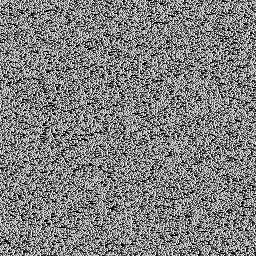
#> input picture key_image.png, 256 x 256 px, given in place of bit-256-x-256-Grayscale-Lena-Image.png, which was not available
$ python RNACoding.py
#> lines starting #> are read from the running program, lines starting #| are printed output that depends on the picture; pictures that were not available may be replaced by others from this repository, and a replacement may not be noted
import numpy as np
from PIL import Image
import hashlib
import cv2
import math

# Paths
plain_image_path = r"C:\Users\KAIFA\Pictures\bit-256-x-256-Grayscale-Lena-Image.png"
key_image_path = "key_image.png"
revealed_share_image_path = r"D:\Python practice\Proposed Method\Colour_LSB_Chaotic_shares\recovered_secret.png"
p = 0.3
mu = 3.99999999

def load_image(filepath):
    """Loads an image in grayscale mode."""
    image = cv2.imread(filepath, cv2.IMREAD_GRAYSCALE)
#> image is the input picture: shape (256, 256); min 0, max 255, mean 127.5
    if image is None:
        raise ValueError(f"Error: Could not load image from {filepath}")
    print(f"Loaded image '{filepath}' with shape {image.shape} and dtype {image.dtype}")
#| Loaded image 'C:\Users\KAIFA\Pictures\bit-256-x-256-Grayscale-Lena-Image.png' with shape (256, 256) and dtype uint8
    return image

def save_image(image, filepath):
    """Saves a numpy array as an image."""
    Image.fromarray(image).save(filepath)

def rotate_image(image):
    """Rotates the image by 90 degrees anticlockwise."""
    return np.rot90(image, k=1)

def rotate_image_clockwise(image):
    """Rotates the image by 90 degrees clockwise."""
    return np.rot90(image, k=-1)

def generate_x0(image_path):
    """Generate the initial value x0 for a chaotic map using the first 32 bits of an MD5 hash."""
    with open(image_path, 'rb') as f:
        md5_hash = hashlib.md5(f.read()).digest()  # Get 16-byte binary hash
    d1, d2, d3, d4 = md5_hash[:4]  # Each is a single byte (8 bits)
    print(f"d1: {d1} ({hex(d1)})")
    print(f"d2: {d2} ({hex(d2)})")
    print(f"d3: {d3} ({hex(d3)})")
    print(f"d4: {d4} ({hex(d4)})")
    x0 = ((d1 ^ d2 ^ d3 ^ d4) % 256) / 255  # Equation 3
    if x0 == 0 or x0 == 1:
        raise ValueError("Generated x0 is 0 or 1. Repeat the process using Eq. (3).")
    return x0

def chaotic_map(x, p):
    if 0 < x < p:
        return x / p
    elif p <= x < 0.5:
        return (x - p) / (0.5 - p)
    elif 0.5 <= x < 1:
        return chaotic_map(1 - x, p)

def generate_chaotic_sequence(length, p, x0):
    """Generates a chaotic sequence using Equation 1."""
    sequence = []
    x = x0
    for _ in range(length):
        x = chaotic_map(x, p)
        sequence.append(x)
    return np.array(sequence)

def generate_key_image(plain_image, chaotic_sequence):
    """Generates the key image using chaotic sequences."""
    rows, cols = plain_image.shape
    key_pixels = np.floor((chaotic_sequence * 256)).astype(np.uint8)  # Apply Equation 4
    scaled_sequence = np.floor(chaotic_sequence * 256)
    for i in range(min(3, len(chaotic_sequence))):
        print(f"chaotic_sequence[{i}] = {chaotic_sequence[i]}")
        print(f"key_pixel = floor({chaotic_sequence[i]} * 256) = floor({chaotic_sequence[i] * 256}) = {scaled_sequence[i]}\n")
    key_image = key_pixels.reshape((rows, cols))
    print("Generated Key Image Array:")
    print(key_image)
    save_image(key_image, key_image_path)
    return key_image

def logistic_map(x0, mu, n_iter):
    """Generates a sequence using the logistic map (Equation (2))."""
    sequence = [x0]
    x = x0
    for _ in range(n_iter):
        x = mu * x * (1 - x)
        sequence.append(x)
    return sequence

def decide_rna_rule(sequence):
    """Decides RNA rule based on Equation (5): Rule = floor(x * 8) + 1."""
    return [int(np.floor(x * 8)) + 1 for x in sequence]

# RNA Rules Table (replacing T with U)
rna_rules_table = {
    'Rule1': {'00': 'A', '01': 'C', '10': 'G', '11': 'U'},
    'Rule2': {'00': 'A', '01': 'G', '10': 'C', '11': 'U'},
    'Rule3': {'00': 'U', '01': 'C', '10': 'G', '11': 'A'},
    'Rule4': {'00': 'U', '01': 'G', '10': 'C', '11': 'A'},
    'Rule5': {'00': 'C', '01': 'A', '10': 'U', '11': 'G'},
    'Rule6': {'00': 'C', '01': 'U', '10': 'A', '11': 'G'},
    'Rule7': {'00': 'G', '01': 'A', '10': 'U', '11': 'C'},
    'Rule8': {'00': 'G', '01': 'U', '10': 'A', '11': 'C'}
}

# RNA Operation Tables (replacing T with U)
xor_table = {
    'A': {'A': 'A', 'C': 'C', 'U': 'U', 'G': 'G'},
    'U': {'A': 'U', 'C': 'G', 'U': 'A', 'G': 'C'},
    'C': {'A': 'C', 'C': 'A', 'U': 'G', 'G': 'U'},
    'G': {'A': 'G', 'C': 'U', 'U': 'C', 'G': 'A'}
}

add_table = {
    'A': {'A': 'C', 'C': 'A', 'U': 'G', 'G': 'U'},
    'U': {'A': 'G', 'C': 'U', 'U': 'C', 'G': 'A'},
    'C': {'A': 'A', 'C': 'C', 'U': 'U', 'G': 'G'},
    'G': {'A': 'U', 'C': 'G', 'U': 'A', 'G': 'C'}
}

sub_table = {
    'A': {'A': 'C', 'C': 'G', 'U': 'A', 'G': 'U'},
    'U': {'A': 'G', 'C': 'U', 'U': 'C', 'G': 'A'},
    'C': {'A': 'A', 'C': 'C', 'U': 'U', 'G': 'G'},
    'G': {'A': 'U', 'C': 'A', 'U': 'G', 'G': 'C'}
}

reverse_sub_table = {
    'A': {'A': 'C', 'C': 'G', 'U': 'A', 'G': 'U'},
    'U': {'A': 'G', 'C': 'U', 'U': 'C', 'G': 'A'},
    'C': {'A': 'A', 'C': 'C', 'U': 'U', 'G': 'G'},
    'G': {'A': 'U', 'C': 'A', 'U': 'G', 'G': 'C'}
}

def rna_encode_image(image, sequence, rules_table):
    """Encodes an image into RNA using row-specific rules."""
    M, N = image.shape
    encoded_image = np.zeros((4, M, N), dtype='<U1')
    rules = decide_rna_rule(sequence)
    max_rows_to_print = 3
    max_cols_to_print = 3
    for row in range(M):
        rule_name = f"Rule{rules[row]}"
        sequence_value = sequence[row]
        for col in range(N):
            pixel = image[row, col]
            binary_pixel = f"{pixel:08b}"
            rna_bases = [rules_table[rule_name][binary_pixel[i:i+2]] for i in range(0, 8, 2)]
            encoded_image[:, row, col] = rna_bases
            if row < max_rows_to_print and col < max_cols_to_print:
                print(f"Row {row}, Col {col}: Pixel = {pixel}, Binary = {binary_pixel}, RNA Bases = {rna_bases}, Sequence Value = {sequence_value}, Rule = {rule_name}")
    return encoded_image

def rna_decode_image(encoded_image, sequence, rules_table):
    """Decodes an RNA-encoded image back to grayscale."""
    M, N = encoded_image.shape[1:]
    decoded_image = np.zeros((M, N), dtype=np.uint8)
    rules = decide_rna_rule(sequence)
    max_rows_to_print = 3
    max_cols_to_print = 3
    for row in range(M):
        rule_name = f"Rule{rules[row]}"
        reverse_rule = {v: k for k, v in rules_table[rule_name].items()}
        for col in range(N):
            rna_bases = encoded_image[:, row, col]
            binary_pixel = ''.join(reverse_rule[base] for base in rna_bases)
            decoded_image[row, col] = int(binary_pixel, 2)
            if row < max_rows_to_print and col < max_cols_to_print:
                print(f"Row {row}, Col {col}: RNA Bases = {rna_bases}, Binary = {binary_pixel}, Decoded Pixel = {decoded_image[row, col]}, Rule = {rule_name}")
    return decoded_image

def rna_operations(encoded_plain, encoded_key, sequence, xor_table, add_table, sub_table):
    """Performs RNA operations row by row."""
    rows, cols = encoded_plain.shape[1:]
    result_image = np.zeros_like(encoded_plain)
    max_rows_to_print = 10
    max_cols_to_print = 10
    for row in range(rows):
        operation = math.floor(sequence[row] * 3) + 1
        for col in range(cols):
            plain_rna = encoded_plain[:, row, col]
            key_rna = encoded_key[:, row, col]
            if operation == 1:  # XOR
                result_image[:, row, col] = [xor_table[p][k] for p, k in zip(plain_rna, key_rna)]
                op_type = "XOR"
            elif operation == 2:  # Addition
                result_image[:, row, col] = [add_table[p][k] for p, k in zip(plain_rna, key_rna)]
                op_type = "Addition"
            elif operation == 3:  # Subtraction
                result_image[:, row, col] = [sub_table[p][k] for p, k in zip(plain_rna, key_rna)]
                op_type = "Subtraction"
            if row < max_rows_to_print and col < max_cols_to_print:
                print(f"Row {row}, Col {col}: Plain RNA = {plain_rna}, Key RNA = {key_rna}, Operation = {op_type}")
                print(f"Resulting RNA: {result_image[:, row, col]}")
    return result_image

# Main Execution
plain_image = load_image(plain_image_path)
rows, cols = plain_image.shape
#> rows = 256; cols = 256
print(f"Value of plain image:\n{plain_image[:4,:4]}")
#| Value of plain image:
#| [[240  50 167  59]
#|  [238  57 191 215]
#|  [157 107 152 135]
#|  [189 220 117 201]]
x0 = generate_x0(plain_image_path)
chaotic_sequence = generate_chaotic_sequence(rows * cols, p, x0)
print("Generated Chaotic Sequence:")
print(chaotic_sequence)
#> (printed output is left out)
key_image = generate_key_image(plain_image, chaotic_sequence)
#> (printed output is left out)
#> in save_image, `Image.fromarray(image).save(filepath)`:
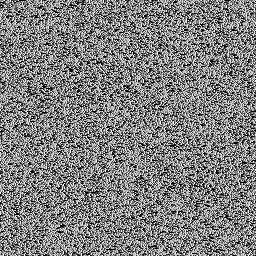
#> saved as key_image.png: PIL image 256x256 L; min 0, max 255, mean 127.7
print(f"Pixel value of key Image:\n{key_image[:4, :4]}")
#| Pixel value of key Image:
#| [[158 105 143 180]
#|  [114 186 230  84]
#|  [  0   0   3  10]
#|  [ 69 231  81  24]]
logistic_sequence = logistic_map(x0, mu, plain_image.shape[0])

# RNA Encoding and Operations
encoded_image = rna_encode_image(plain_image, logistic_sequence, rna_rules_table)
rna_key = rna_encode_image(key_image, logistic_sequence, rna_rules_table)
intermediate_image = rna_operations(encoded_image, rna_key, logistic_sequence, xor_table, add_table, sub_table)
decoded_intermediate_image = rna_decode_image(intermediate_image, logistic_sequence, rna_rules_table)
#> after the loop in rna_decode_image, `for row in range(M):`:
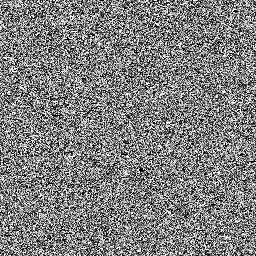
#> decoded_image: shape (256, 256); min 0, max 255, mean 127.4
rotated_intermediate_image = rotate_image(decoded_intermediate_image)
#> in rotate_image, `return np.rot90(image, k=1)`:
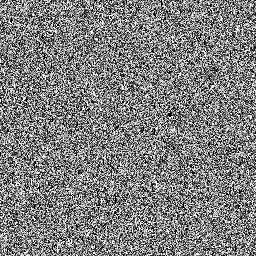
#> returned value: shape (256, 256); min 0, max 255, mean 127.4
rotate_encoded = rna_encode_image(rotated_intermediate_image, logistic_sequence, rna_rules_table)
rotated_encoded_operation = rna_operations(rotate_encoded, rna_key, logistic_sequence, xor_table, add_table, sub_table)
decoded_rotated_encoded_operation = rna_decode_image(rotated_encoded_operation, logistic_sequence, rna_rules_table)
#> after the loop in rna_decode_image (call 2), `for row in range(M):`:
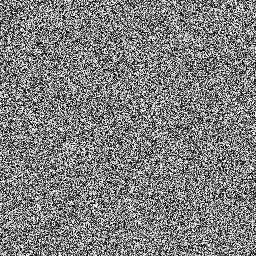
#> decoded_image: shape (256, 256); min 0, max 255, mean 127
save_image(decoded_rotated_encoded_operation, "dencoded_Intermediate_image.png")  # Scrambled image
#Decryption
reverse_encode = rna_encode_image(decoded_rotated_encoded_operation, logistic_sequence, rna_rules_table)
reverse_operation = rna_operations(reverse_encode, rna_key, logistic_sequence, xor_table, add_table, reverse_sub_table)
reverse_decode = rna_decode_image(reverse_operation, logistic_sequence, rna_rules_table)
reverse_rotate_image = rotate_image_clockwise(reverse_decode)
encode_intermediate_image = rna_encode_image(reverse_rotate_image, logistic_sequence, rna_rules_table)
intermediate_image_reverse = rna_operations(encode_intermediate_image, rna_key, logistic_sequence, xor_table, add_table, reverse_sub_table)
final_decrypted_image = rna_decode_image(intermediate_image_reverse, logistic_sequence, rna_rules_table)
save_image(final_decrypted_image, "Final_Decrypt_Image.png")
